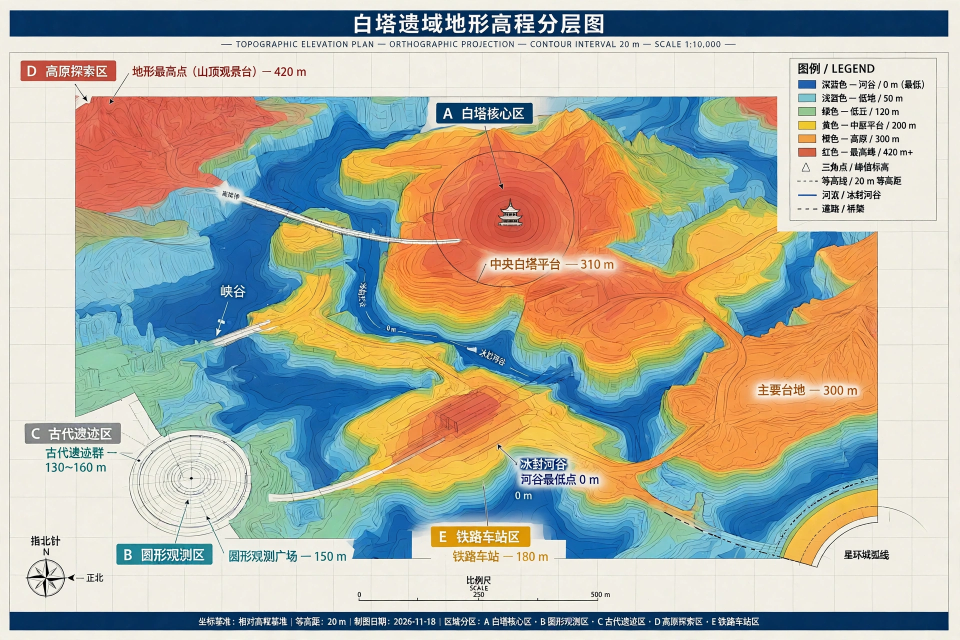
#> input picture docs/world-map-final/astral-bloom-baita-elevation-fixed.webp, 1920 x 1280 px, found by its file name (shown at 1/2 size)
$ python heightmap.py baita
#> lines starting #> are read from the running program, lines starting #| are printed output that depends on the picture; after the words box and inside, x2 and y2 are one past the last pixel; in counts of white or black regions, pixels touching at a corner belong together
#!/usr/bin/env python3
"""ASTRAL BLOOM 高程图 -> Unity 高度图管线.

把 AI 生成的 2D 高程分层图（6 个色带）转成 Unity 可导入的 16 位灰度高度图.

诚实前提:
- 高程图是设计参考值,不是实测数据;从色带反推的高度只是近似值.
- 6 个色带是阶梯,必须高斯平滑去阶梯感.
- 图上的文字/道路/等高线/建筑都不是地形:只匹配 6 个色带颜色,
  匹配不上的像素用最近已知点插值补,不把文字和道路当成地形.

输入: docs/*.webp 高程图
输出: <key>_513.raw (16 位小端,行主序,第 0 行 = 南 = 图片底行,已做上下翻转)
      <key>_preview.png (色带着色预览,北在上,供人工核对)
      <key>_meta.json (映射表/统计)

色带定义:每张图 6 个目标 RGB(从图例主色采样)+ 对应高程(米).
高度归一化: h_norm = band_height / region_max; Unity 地形高度 = region_max 米.
采样网格:默认 513x513(可调).
平滑:scipy 高斯滤波,sigma 以网格像素为单位(默认 6,可调).

用法:
  python3 heightmap.py baita [--sigma 6] [--grid 513] [--outdir DIR]
"""
import argparse
import json
import os
import sys

import numpy as np
from PIL import Image
from scipy import ndimage

# ---------------------------------------------------------------- 配置
# 色带顺序:深蓝(最低) -> 浅蓝 -> 绿 -> 黄 -> 橙 -> 红(最高)
CONFIG = {
    "baita": {
        "file": "astral-bloom-baita-elevation-fixed.webp",
        "bands": [  # (R,G,B, height_m)
            (24, 104, 168, 0),
            (120, 184, 208, 50),
            (105, 175, 95, 120),
            (240, 192, 64, 200),
            (240, 144, 64, 300),
            (224, 96, 64, 420),
        ],
        "max_m": 420,
        "crop": (0.02, 0.10, 0.98, 0.92),
        # A 标注深蓝底框会误判成 0m 河谷,强制插值;图例色块很小可忽略
        "overrides": [],
        "masks": [(0.45, 0.02, 0.62, 0.11), (0.82, 0.02, 0.87, 0.28)],
    },
    "skyvault": {
        "file": "astral-bloom-skyvault-elevation-fixed.webp",
        "bands": [
            (56, 144, 192, 300),   # 深蓝 200-400m,取中值
            (125, 190, 210, 500),  # 浅蓝 400-600m
            (130, 175, 95, 700),   # 绿 600-800m
            (200, 192, 88, 900),   # 黄 800-1000m
            (240, 176, 80, 1100),  # 橙 1000-1200m
            (208, 96, 80, 1300),   # 红 1200-1400m
        ],
        "max_m": 1400,
        "crop": (0.02, 0.10, 0.98, 0.92),
        "masks": [(0.82, 0.0, 1.0, 0.28)],
        "overrides": [(0.505, 0.256, 0.068, 0.085, 4)],
    },
    "xinghuan": {
        "file": "astral-bloom-xinghuan-elevation.webp",
        "bands": [
            (0, 80, 160, 0),       # 深蓝 河谷水面 0m
            (130, 205, 215, 20),   # 浅蓝 低地 20m
            (110, 185, 110, 40),   # 绿 低丘 40m
            (240, 215, 85, 60),    # 黄 中层台地 60m
            (240, 150, 65, 80),    # 橙 高层台地 80m
            (220, 85, 70, 100),    # 红 中央高地 100m
        ],
        "max_m": 100,
        "crop": (0.02, 0.10, 0.98, 0.92),
        "overrides": [],
        "masks": [(0.82, 0.03, 1.0, 0.35)],
    },
    "yongye": {
        "file": "astral-bloom-yongye-elevation.webp",
        "bands": [
            (0, 80, 136, 0),       # 深蓝 湖面/河谷 0m
            (112, 176, 208, 40),   # 浅蓝 低地 40m
            (120, 176, 96, 90),    # 绿 低丘 90m
            (232, 208, 96, 150),   # 黄 中层台地 150m
            (240, 160, 64, 220),   # 橙 高地 220m
            (225, 70, 60, 300),    # 红 最高峰 300m
        ],
        "max_m": 300,
        "crop": (0.02, 0.10, 0.98, 0.92),
        "overrides": [],
        "masks": [(0.83, 0.0, 1.0, 0.31)],
    },
    "wuhai": {
        "file": "astral-bloom-wuhai-border-elevation.webp",
        "bands": [
            (0, 80, 144, 0),       # 深蓝 河谷 0m
            (136, 192, 208, 100),  # 浅蓝 低地 100m
            (136, 192, 128, 200),  # 绿 低丘 200m
            (240, 192, 64, 320),   # 黄 中阶地 320m
            (240, 160, 56, 450),   # 橙 高地 450m
            (224, 64, 64, 600),    # 红 最高峰 600m
        ],
        "max_m": 600,
        "crop": (0.02, 0.10, 0.98, 0.92),
        "overrides": [],
        "masks": [(0.82, 0.0, 1.0, 0.25)],
    },
}

UNKNOWN_DIST = 60  # RGB 欧氏距离超过此值视为非地形(文字/道路/建筑),走插值


def apply_masks(idx, grid, masks):
    """把图例/标注色块框强制设为未知(走插值);masks 为 crop 分数坐标矩形列表."""
    idx = idx.copy()
    for (mx0, my0, mx1, my1) in masks:
        x0, x1 = int(mx0 * grid), int(mx1 * grid)
        y0, y1 = int(my0 * grid), int(my1 * grid)
        idx[y0:y1, x0:x1] = -1
    return idx


def match_bands(img_rgb, targets):
    """把每个像素匹配到最近的色带;返回 band_idx(-1=未知)+ 最小距离."""
    h, w, _ = img_rgb.shape
    px = img_rgb.reshape(-1, 3).astype(np.float32)
    tgt = np.asarray(targets, dtype=np.float32)
    # 分块算距离,省内存
    best_idx = np.empty(px.shape[0], dtype=np.int16)
    best_d = np.empty(px.shape[0], dtype=np.float32)
    step = 200_000
    for i in range(0, px.shape[0], step):
        chunk = px[i:i + step]
        d = np.sqrt(((chunk[:, None, :] - tgt[None, :, :]) ** 2).sum(axis=2))
        best_idx[i:i + step] = d.argmin(axis=1)
        best_d[i:i + step] = d.min(axis=1)
    idx = best_idx.reshape(h, w)
    dist = best_d.reshape(h, w)
    idx = np.where(dist > UNKNOWN_DIST, -1, idx)
    return idx, dist


def fill_unknown(height, known_mask):
    """最近已知点插值补未知像素."""
    if known_mask.all():
        return height
    # scipy 1.11: return_indices=True 返回 (distances, indices),indices 形状 (ndim, H, W)
    _, indices = ndimage.distance_transform_edt(~known_mask, return_indices=True)
    return height[tuple(indices)]


def inpaint_smooth(height, known_mask, sigma=15.0):
    """未知区用重模糊场填充(平滑插值),已知区保持原值."""
    h_blur = ndimage.gaussian_filter(height, sigma=sigma, mode="nearest")
    return np.where(known_mask, height, h_blur)


def apply_overrides(height_m, band_h, grid, overrides):
    """按地图自身标注强制指定区域的高度(椭圆区).overrides: (cx,cy,rx,ry,band_idx)."""
    yy, xx = np.mgrid[0:grid, 0:grid]
    fx = xx / grid
    fy = yy / grid
    for (cx, cy, rx, ry, band) in overrides:
        mask = ((fx - cx) / rx) ** 2 + ((fy - cy) / ry) ** 2 <= 1.0
        height_m[mask] = band_h[band]
    return height_m


def render_preview(height_norm, band_rgb, band_h, max_m):
    """色带着色 + 简单山体阴影预览(北在上)."""
    h, w = height_norm.shape
    # 按高度找最近色带颜色
    heights = np.asarray(band_h, dtype=float) / max_m
    rgb = np.asarray(band_rgb, dtype=float)
    # 每个像素取最近的 band 高度对应的颜色
    flat = height_norm.reshape(-1)
    d = np.abs(flat[:, None] - heights[None, :])
    sel = d.argmin(axis=1)
    img = rgb[sel].reshape(h, w, 3).astype(np.uint8)
    # 山体阴影:用高度梯度做简单明暗
    gy, gx = np.gradient(height_norm)
    shade = np.clip(1.0 - (gx * 1.2 + gy * 0.6) * 8, 0.55, 1.15)
    shaded = np.clip(img.astype(float) * shade[..., None], 0, 255).astype(np.uint8)
    return Image.fromarray(shaded, "RGB")


def main():
    ap = argparse.ArgumentParser()
    ap.add_argument("key", choices=sorted(CONFIG))
    ap.add_argument("--sigma", type=float, default=3.0)
    ap.add_argument("--grid", type=int, default=513)
    ap.add_argument("--docs", default=os.path.expanduser("~/workspace/galgame-online/docs"))
    ap.add_argument("--outdir", default=os.path.expanduser("~/workspace/galgame-online/tools/heightmap/out"))
    args = ap.parse_args()

    cfg = CONFIG[args.key]
    src = os.path.join(args.docs, cfg["file"])
    im = Image.open(src).convert("RGB")
#> im is the input picture: PIL image 1920x1280 RGB; mean R, G, B 176.7, 176.6, 163.3
    W, H = im.size
    x0, y0, x1, y1 = cfg["crop"]
    crop = im.crop((int(W * x0), int(H * y0), int(W * x1), int(H * y1)))
    cw, ch = crop.size
    aspect = cw / ch
    print(f"[{args.key}] source {W}x{H} crop {cw}x{ch} aspect {aspect:.3f}")
#| [baita] source 1920x1280 crop 1843x1049 aspect 1.757

    # 重采样到网格
    small = crop.resize((args.grid, args.grid), Image.BILINEAR)
    arr = np.asarray(small)
    targets = [(r, g, b) for r, g, b, _ in cfg["bands"]]
    band_h = [hh for _, _, _, hh in cfg["bands"]]
    idx, dist = match_bands(arr, targets)
    idx = apply_masks(idx, args.grid, cfg.get("masks", []))
#> after the loop in apply_masks, `for (mx0, my0, mx1, my1) in masks:`:
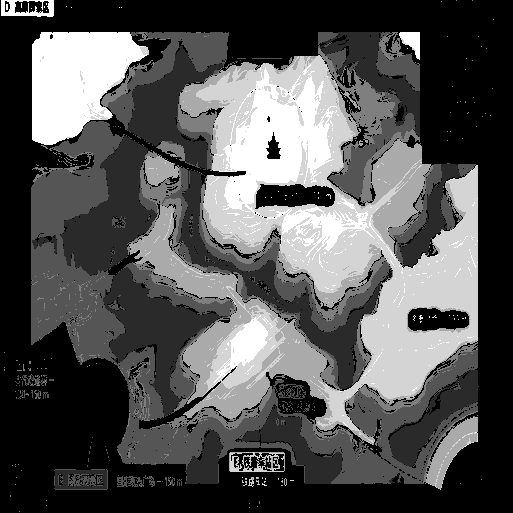
#> idx: shape (513, 513) int16; min -1, max 5, mean 0.984; drawn with min black and max white
    known = idx >= 0
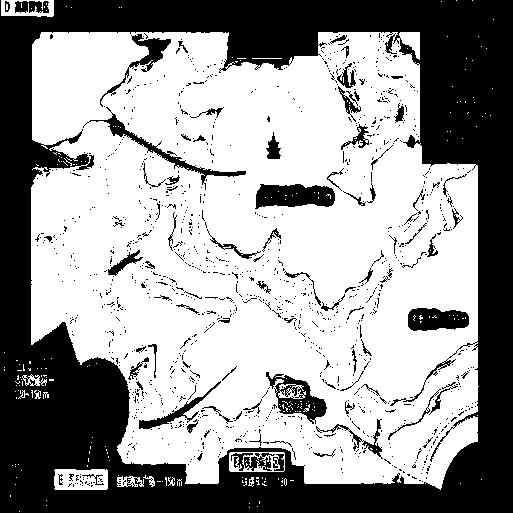
#> known: shape (513, 513) bool; 61% white; 1177 black regions (1090 under 20 px), largest, box (x1, y1, x2, y2) and area: (0, 0, 513, 513) 87661, (255, 184, 335, 209) 1537, (266, 372, 327, 424) 1241
    print(f"[{args.key}] matched {known.mean()*100:.1f}%  unknown {(~known).mean()*100:.1f}%  "
          f"mean_dist {dist[known].mean() if known.any() else 0:.1f}")
#| [baita] matched 61.0%  unknown 39.0%  mean_dist 24.4
    band_counts = {int(i): int((idx == i).sum()) for i in range(6)}
#> band_counts = {0: 33559, 1: 40688, 2: 12840, 3: 20529, 4: 31533, 5: 21481}
    print(f"[{args.key}] band pixel counts {band_counts}")
#| [baita] band pixel counts {0: 33559, 1: 40688, 2: 12840, 3: 20529, 4: 31533, 5: 21481}

    # 色带 -> 高度(米) -> 归一化
    h_m = np.zeros(idx.shape, dtype=np.float32)
    for i, hh in enumerate(band_h):
        h_m[idx == i] = hh
    h_filled = fill_unknown(h_m, known)
    h_inpaint = inpaint_smooth(h_filled, known, sigma=15.0)
    h_inpaint = apply_overrides(h_inpaint, band_h, args.grid, cfg.get("overrides", []))
    h_norm = h_inpaint / cfg["max_m"]

    # 色带匹配图(未知=白色)供人工核对
    pal = np.array(targets + [(255, 255, 255)], dtype=np.uint8)
    band_vis = pal[np.where(idx >= 0, idx, 6)]
    Image.fromarray(band_vis, "RGB").save(os.path.join(args.outdir, f"{args.key}_{args.grid}_bandmap.png"))
    # 平滑去阶梯
    h_smooth = ndimage.gaussian_filter(h_norm, sigma=args.sigma, mode="nearest")
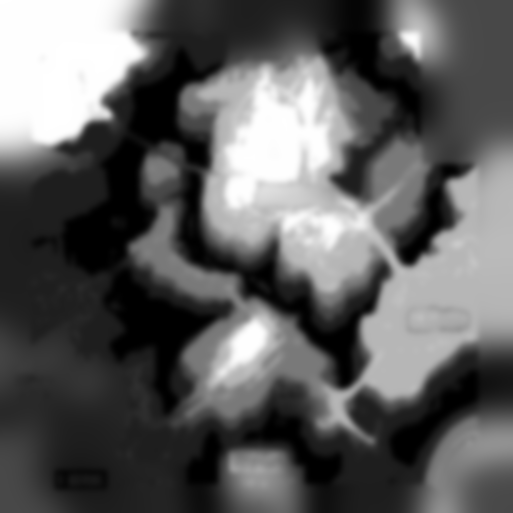
#> h_smooth: shape (513, 513) float32; min 0, max 1, mean 0.371
    h_smooth = np.clip(h_smooth, 0, 1)

    os.makedirs(args.outdir, exist_ok=True)
    # RAW:16 位小端,第 0 行 = 南 = 图片底行(上下翻转)
    raw16 = (np.flipud(h_smooth) * 65535).astype("<u2")
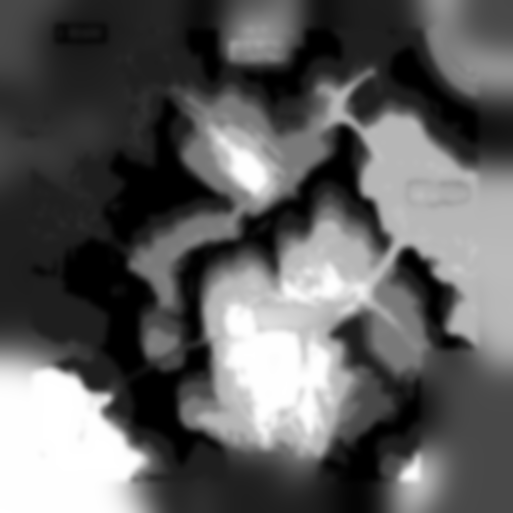
#> raw16: shape (513, 513) uint16; min 0, max 65535, mean 24345.4; drawn with min black and max white
    raw_path = os.path.join(args.outdir, f"{args.key}_{args.grid}.raw")
    raw16.tofile(raw_path)
    # 预览图(北在上)
    prev = render_preview(h_smooth, targets, band_h, cfg["max_m"])
#> in render_preview, `gy, gx = np.gradient(height_norm)`:
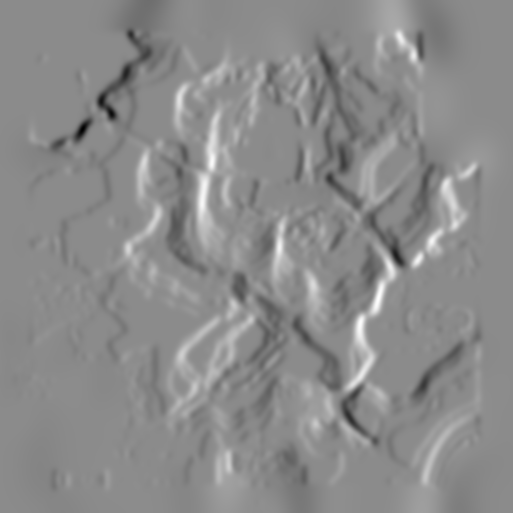
#> gx: shape (513, 513) float32; min -0.1, max 0.0831, mean 2.56e-05; drawn with min black and max white
#> in render_preview, `shade = np.clip(1.0 - (gx * 1.2 + gy * 0.6) * 8, 0.55, 1.15)`:
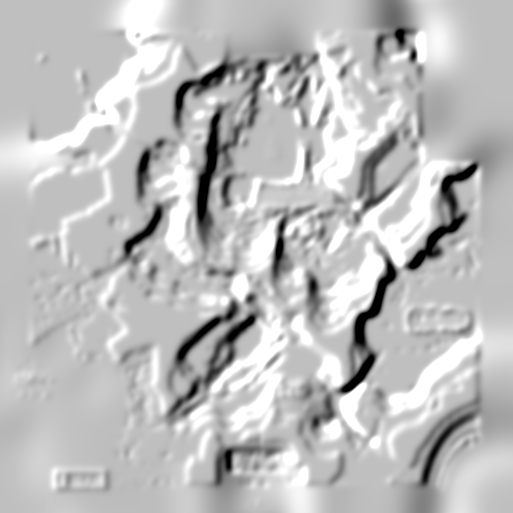
#> shade: shape (513, 513) float32; min 0.55, max 1.15, mean 0.994; drawn with min black and max white
#> in render_preview, `shaded = np.clip(img.astype(float) * shade[..., None], 0, 255).astype(..`:
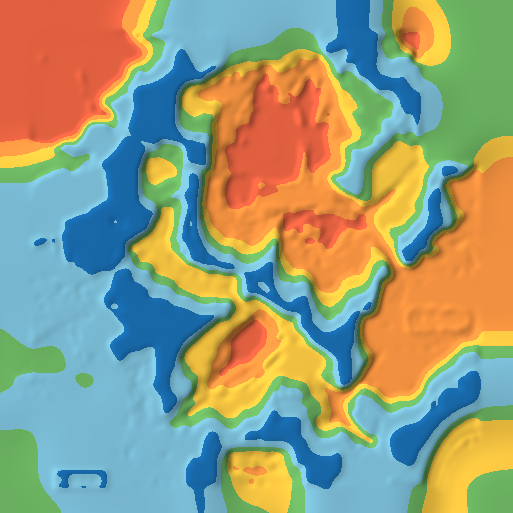
#> shaded: shape (513, 513, 3); mean of channels 0, 1, 2 149.6, 156.7, 125.7; drawn as R, G, B
    prev_path = os.path.join(args.outdir, f"{args.key}_{args.grid}_preview.png")
    prev.save(prev_path)
    meta = {
        "key": args.key,
        "source": cfg["file"],
        "source_size": [W, H],
        "crop_frac": list(cfg["crop"]),
        "crop_px": [cw, ch],
        "aspect_w_h": round(aspect, 4),
        "grid": args.grid,
        "sigma": args.sigma,
        "bands": [{"rgb": list(t), "height_m": hh} for t, hh in zip(targets, band_h)],
        "max_m": cfg["max_m"],
        "matched_pct": round(float(known.mean() * 100), 2),
        "band_pixel_counts": band_counts,
        "height_min_m": round(float(h_smooth.min() * cfg["max_m"]), 1),
        "height_max_m": round(float(h_smooth.max() * cfg["max_m"]), 1),
        "raw": os.path.basename(raw_path),
        "preview": os.path.basename(prev_path),
        "note": "RAW row 0 = south (flipped vertically from image). Terrain height = max_m; "
                "height value = band_height / max_m. Schematic design values, NOT surveyed data.",
    }
    with open(os.path.join(args.outdir, f"{args.key}_{args.grid}_meta.json"), "w") as f:
        json.dump(meta, f, indent=2, ensure_ascii=False)
    print(f"[{args.key}] wrote {raw_path} ({os.path.getsize(raw_path)} B) + {prev_path}")
    print(f"[{args.key}] height range after smooth: {meta['height_min_m']} - {meta['height_max_m']} m "
          f"(terrain height = {cfg['max_m']} m)")
#| [baita] height range after smooth: 0.0 - 420.0 m (terrain height = 420 m)


if __name__ == "__main__":
    main()

$ run again, with docs/world-map-final/astral-bloom-baita-routes-psfix.webp copied over docs/world-map-final/astral-bloom-baita-elevation-fixed.webp
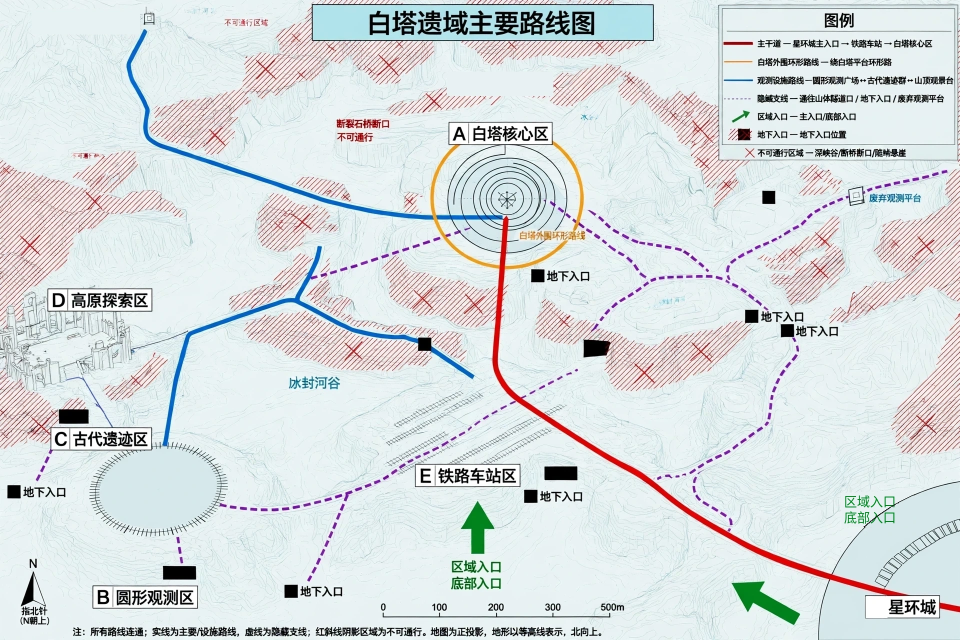
#> input picture docs/world-map-final/astral-bloom-baita-routes-psfix.webp, 1920 x 1280 px, found by its file name (shown at 1/2 size)
#> in main, im is the input picture: PIL image 1920x1280 RGB; mean R, G, B 215.5, 221.5, 223
#| [baita] source 1920x1280 crop 1843x1049 aspect 1.757
#> in main, `known = idx >= 0`:
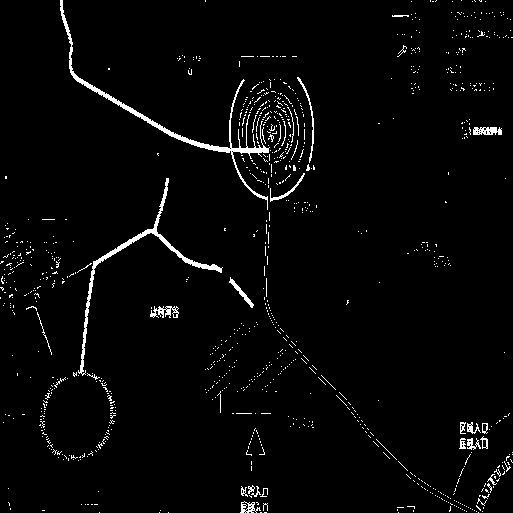
#> known: shape (513, 513) bool; 2.7% white in thin lines or dots
#| [baita] matched 2.7%  unknown 97.3%  mean_dist 41.3
#> band_counts = {0: 1836, 1: 3553, 2: 703, 3: 277, 4: 338, 5: 519}
#| [baita] band pixel counts {0: 1836, 1: 3553, 2: 703, 3: 277, 4: 338, 5: 519}
#> in render_preview, `shaded = np.clip(img.astype(float) * shade[..., None], 0, 255).astype(..`:
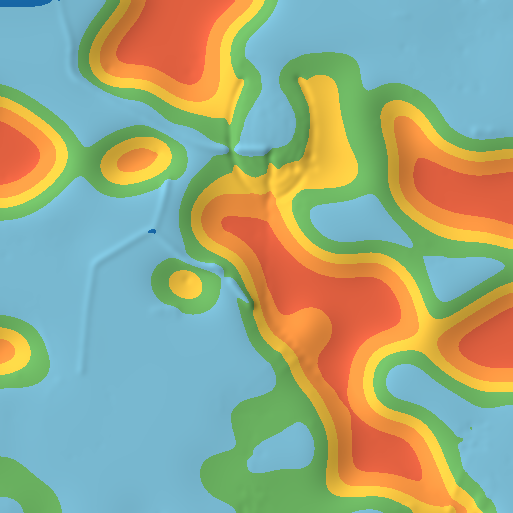
#> shaded: shape (513, 513, 3); mean of channels 0, 1, 2 154.1, 168.6, 134.7; drawn as R, G, B
#| [baita] height range after smooth: 18.1 - 419.7 m (terrain height = 420 m)

$ run again, with docs/world-map-final/astral-bloom-baita-ruins-spatial.webp copied over docs/world-map-final/astral-bloom-baita-elevation-fixed.webp
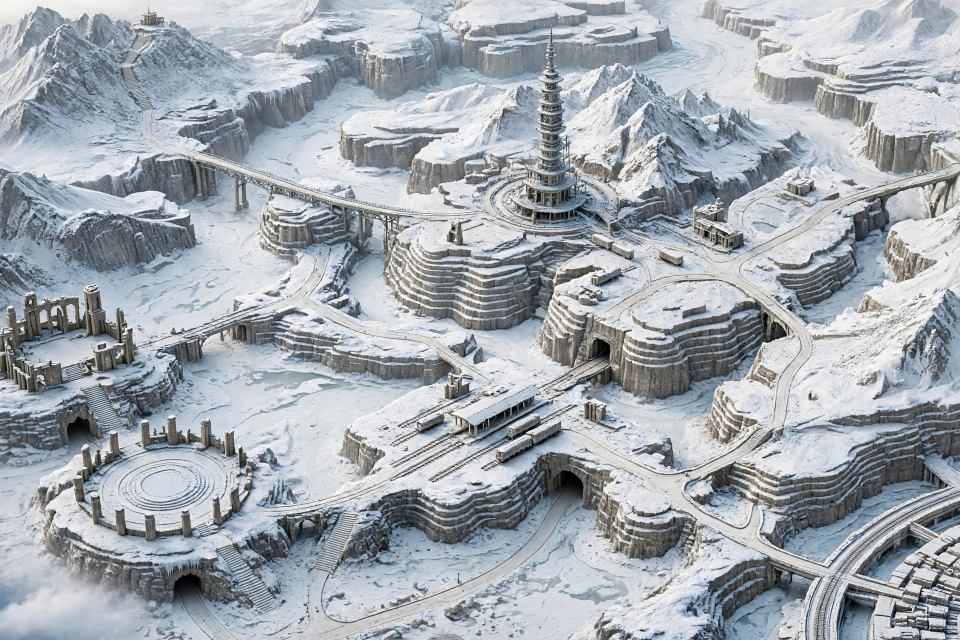
#> input picture docs/world-map-final/astral-bloom-baita-ruins-spatial.webp, 1920 x 1280 px, found by its file name (shown at 1/2 size)
#> in main, im is the input picture: PIL image 1920x1280 RGB; mean R, G, B 162, 168.6, 175
#| [baita] source 1920x1280 crop 1843x1049 aspect 1.757
#> in main, `known = idx >= 0`:
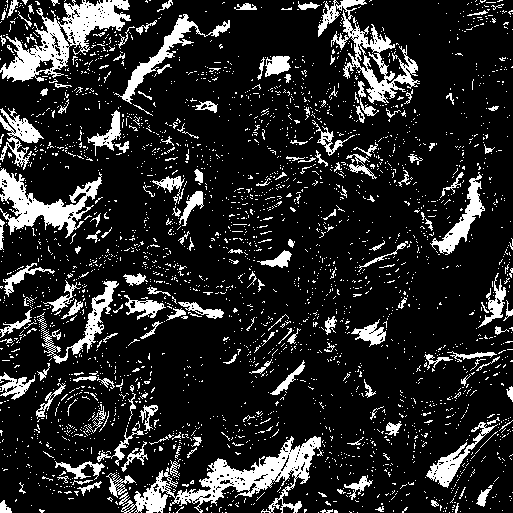
#> known: shape (513, 513) bool; 15.6% white; 2937 white regions (2760 under 20 px), largest, box (x1, y1, x2, y2) and area: (119, 436, 323, 513) 4484, (0, 0, 131, 82) 3838, (318, 0, 420, 104) 2694
#| [baita] matched 15.6%  unknown 84.4%  mean_dist 49.8
#> band_counts = {0: 0, 1: 40113, 2: 1049, 3: 0, 4: 0, 5: 0}
#| [baita] band pixel counts {0: 0, 1: 40113, 2: 1049, 3: 0, 4: 0, 5: 0}
#> in render_preview, `shade = np.clip(1.0 - (gx * 1.2 + gy * 0.6) * 8, 0.55, 1.15)`:
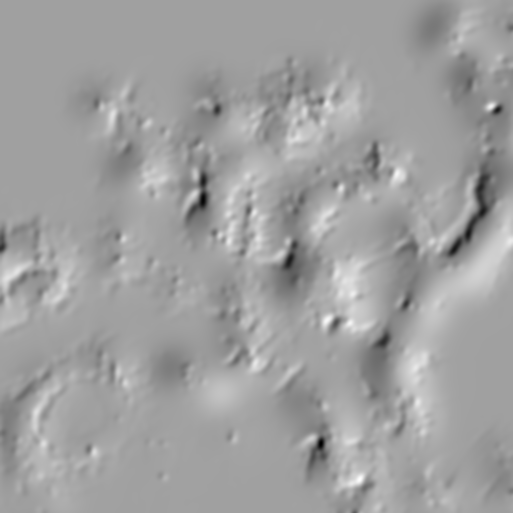
#> shade: shape (513, 513) float32; min 0.893, max 1.06, mean 0.999; drawn with min black and max white
#| [baita] height range after smooth: 50.0 - 109.4 m (terrain height = 420 m)
